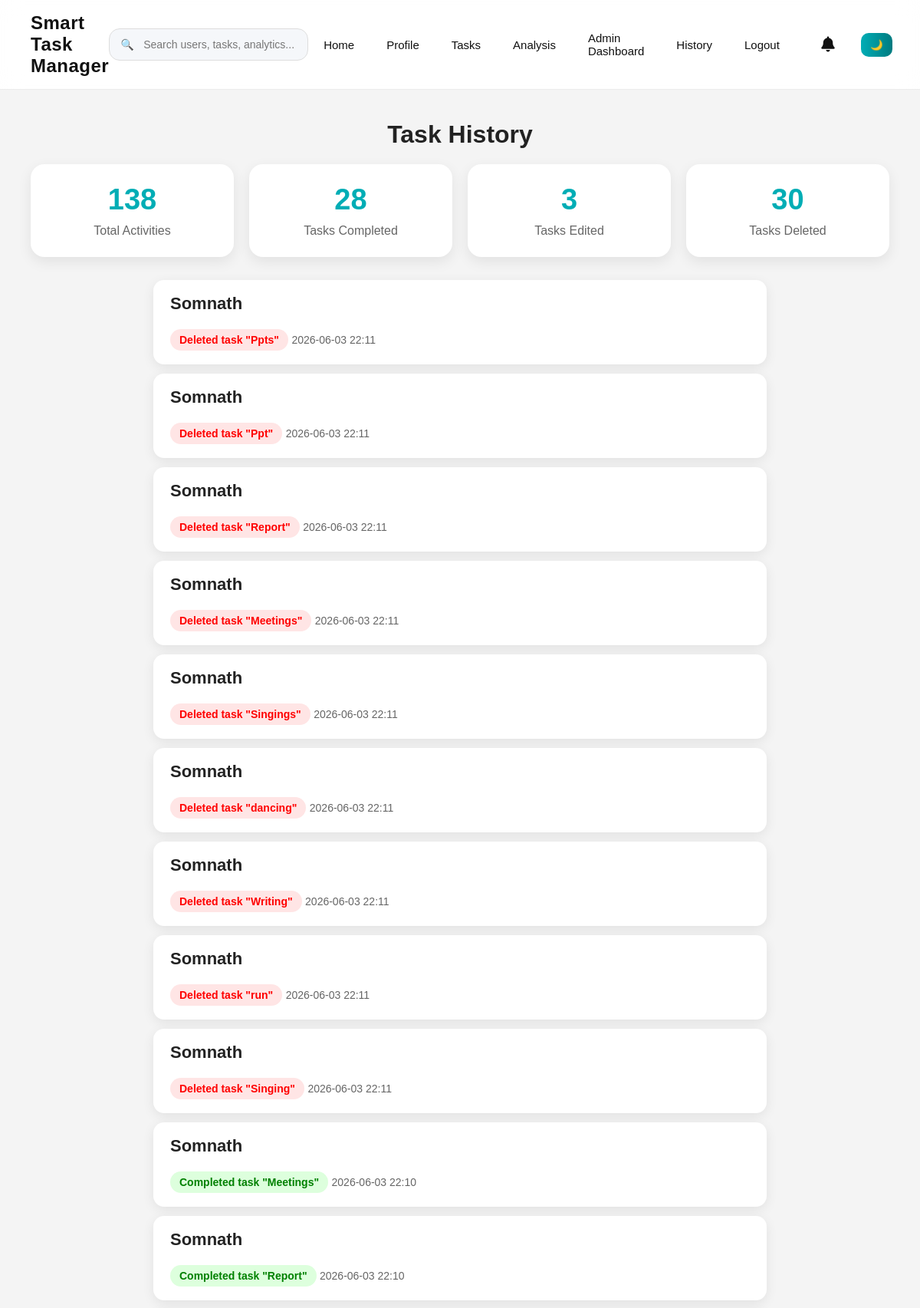
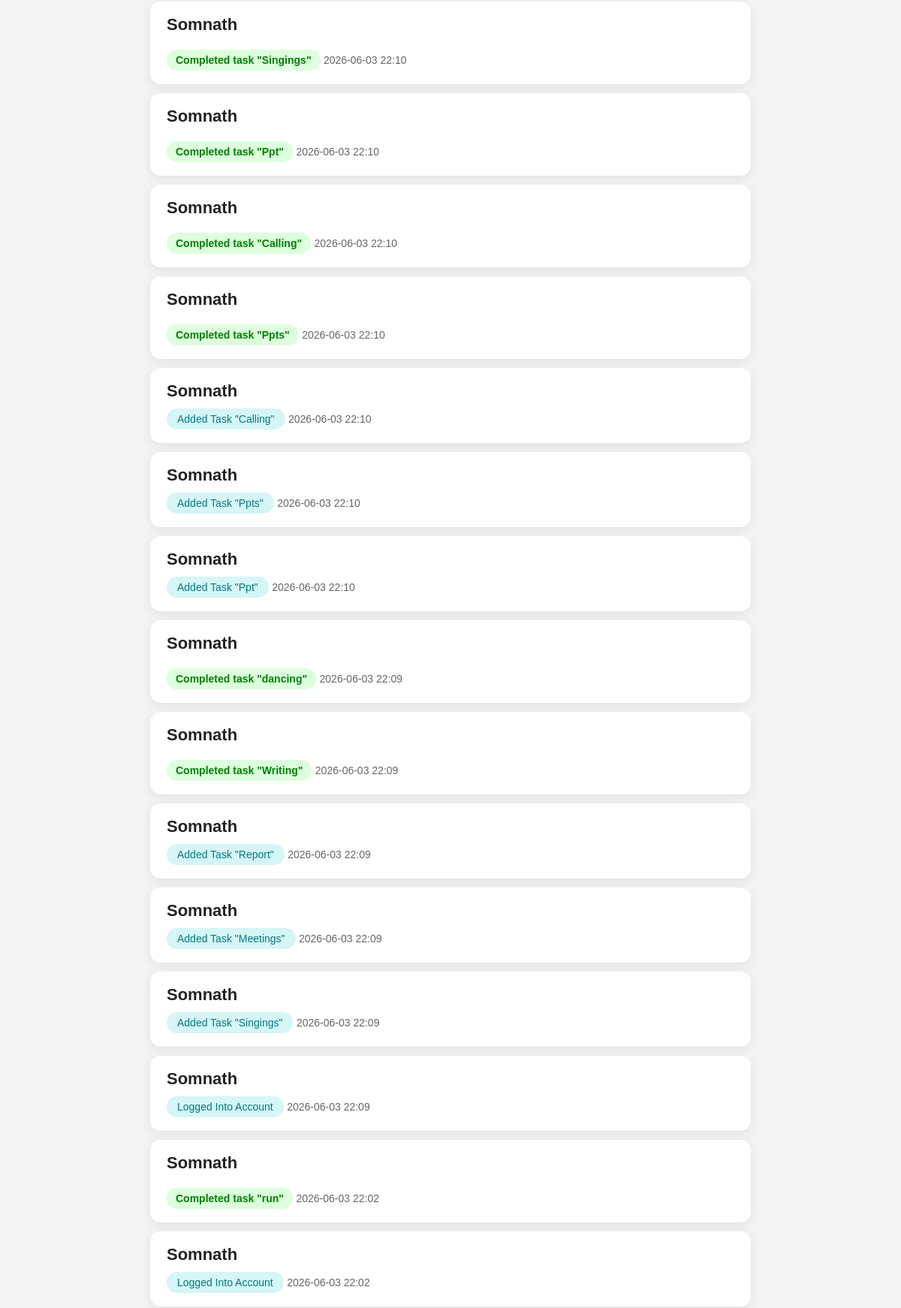
Screenshot of /history (signed in, upper part) with the database file from the repository (2 pictures, top to bottom).
### tables this page shows
CREATE TABLE history (
    id INTEGER PRIMARY KEY AUTOINCREMENT,
    username TEXT,
    action TEXT,
    created_at TEXT
);

### app.py (the view, shortened to what this page needs)
@app.route('/history')
def history():
    if 'user' not in session:
        return redirect('/login')
    conn = sqlite3.connect("data.db")
    c = conn.cursor()
    if session.get('role') == 'admin':
        c.execute("""
            SELECT username, action, created_at
            FROM history
            ORDER BY id DESC
        """)
    history_data = c.fetchall()
    total_logs = len(history_data)
    completed_count = len([
        x for x in history_data
        if "Completed" in x[1]
        ])
    deleted_count = len([
        x for x in history_data
        if "Deleted" in x[1]
        ])
    conn.close()
    edited_count = len([
        x for x in history_data
        if "Edited task" in x[1]
        ])
    return render_template(
    "history.html",
    history_data=history_data,
    total_logs=total_logs,
    completed_count=completed_count,
    deleted_count=deleted_count,
    edited_count=edited_count
)

### app.py (called while the page is built)
@app.context_processor
def notification_count():
    if 'user' not in session:
        return dict(unread_count=0)
    conn = sqlite3.connect("data.db")
    c = conn.cursor()
    c.execute("""
        SELECT COUNT(*)
        FROM notifications
        WHERE username=?
        AND is_read=0
    """, (session['user'],))
    count = c.fetchone()[0]
    conn.close()
    return dict(unread_count=count)

### templates/history.html
{% extends "base.html" %}
{% block content %}
<div class="tasks-page">
    <h1>Task History</h1>
    <div class="history-stats">
        <div class="history-stat-card">
            <h2>{{ total_logs }}</h2>
            <p>Total Activities</p>
        </div>
        <div class="history-stat-card">
            <h2>{{ completed_count }}</h2>
            <p>Tasks Completed</p>
        </div>
        <div class="history-stat-card">
            <h2>{{ edited_count }}</h2>
            <p>Tasks Edited</p>
        </div>
        <div class="history-stat-card">
            <h2>{{ deleted_count }}</h2>
            <p>Tasks Deleted</p>
        </div>
    </div>
    <div class="history-container">
        {% for item in history_data %}
        <div class="history-item">
            <div class="task-left">
                <h3>{{ item[0] }}</h3>
                <p class="
    {% if 'Completed' in item[1] %}completed-badge
    {% elif 'Deleted' in item[1] %}overdue-badge
    {% elif 'Edited' in item[1] %}pending-badge
    {% else %}role-badge
    {% endif %}
">
                    {{ item[1] }}
                </p>
                <small>{{ item[2] }}</small>
            </div>
        </div>
        {% endfor %}
    </div>
</div>
{% endblock %}

### static/style.css (style rules this page uses)
body, nav, .login-box, .task-item, .card, .stat-card, .extra-card, table, input, button { transition: background-color 0.3s ease, color 0.3s ease, border-color 0.3s ease; }
* { margin: 0; padding: 0; box-sizing: border-box; }
body { font-family: Arial, sans-serif; background-color: #f4f4f4; }
.tasks-page { padding: 40px; text-align: center; }
.tasks-page h1 { margin-bottom: 20px; color: #222; }
.role-badge { display: inline-block; background: #d6f5f6; color: #007b80; padding: 6px 14px; border-radius: 20px; font-size: 14px; text-transform: capitalize; }
.task-left { text-align: left; }
.task-left h3 { margin-bottom: 10px; color: #222; font-size: 22px; font-weight: 600; }
.task-left small { color: #666; font-size: 14px; }
.completed-badge { display: inline-block; margin-top: 10px; background: #ddffdd; color: green; padding: 6px 12px; border-radius: 20px; font-size: 14px; font-weight: bold; }
.overdue-badge { display: inline-block; margin-top: 10px; background: #ffe5e5; color: red; padding: 6px 12px; border-radius: 20px; font-size: 14px; font-weight: bold; }
html { scroll-behavior: smooth; }
.history-container { max-width: 800px; margin: auto; }
.history-stats { display: flex; gap: 20px; margin-bottom: 30px; flex-wrap: wrap; }
.history-stat-card { flex: 1; min-width: 200px; background: white; padding: 25px; border-radius: 18px; text-align: center; box-shadow: 0 6px 18px rgba(0,0,0,0.08); transition: all 0.3s ease; }
.history-stat-card h2 { color: #00adb5; font-size: 38px; margin-bottom: 10px; }
.history-stat-card p { color: #666; }
.history-item { background: white; padding: 18px 22px; border-radius: 14px; margin: 12px 0; box-shadow: 0 4px 15px rgba(0,0,0,0.08); display: flex; flex-direction: column; gap: 6px; transition: all 0.3s ease; }

### rows the page displays
history: username "Somnath", action "Deleted task \"Ppts\"", created_at "2026-06-03 22:11"
history: username "Somnath", action "Deleted task \"Ppt\"", created_at "2026-06-03 22:11"
history: username "Somnath", action "Deleted task \"Report\"", created_at "2026-06-03 22:11"
history: username "Somnath", action "Deleted task \"Meetings\"", created_at "2026-06-03 22:11"
history: username "Somnath", action "Deleted task \"Singings\"", created_at "2026-06-03 22:11"
history: username "Somnath", action "Deleted task \"dancing\"", created_at "2026-06-03 22:11"
history: username "Somnath", action "Deleted task \"Writing\"", created_at "2026-06-03 22:11"
history: username "Somnath", action "Deleted task \"run\"", created_at "2026-06-03 22:11"
history: username "Somnath", action "Deleted task \"Singing\"", created_at "2026-06-03 22:11"
history: username "Somnath", action "Completed task \"Meetings\"", created_at "2026-06-03 22:10"
history: username "Somnath", action "Completed task \"Report\"", created_at "2026-06-03 22:10"
history: username "Somnath", action "Completed task \"Singings\"", created_at "2026-06-03 22:10"
history: username "Somnath", action "Completed task \"Ppt\"", created_at "2026-06-03 22:10"
history: username "Somnath", action "Completed task \"Calling\"", created_at "2026-06-03 22:10"
history: username "Somnath", action "Completed task \"Ppts\"", created_at "2026-06-03 22:10"
history: username "Somnath", action "Added Task \"Calling\"", created_at "2026-06-03 22:10"
history: username "Somnath", action "Added Task \"Ppts\"", created_at "2026-06-03 22:10"
history: username "Somnath", action "Added Task \"Ppt\"", created_at "2026-06-03 22:10"
history: username "Somnath", action "Completed task \"dancing\"", created_at "2026-06-03 22:09"
history: username "Somnath", action "Completed task \"Writing\"", created_at "2026-06-03 22:09"
history: username "Somnath", action "Added Task \"Report\"", created_at "2026-06-03 22:09"
history: username "Somnath", action "Added Task \"Meetings\"", created_at "2026-06-03 22:09"
history: username "Somnath", action "Added Task \"Singings\"", created_at "2026-06-03 22:09"
history: username "Somnath", action "Logged Into Account", created_at "2026-06-03 22:09"
history: username "Somnath", action "Completed task \"run\"", created_at "2026-06-03 22:02"
history: username "Somnath", action "Logged Into Account", created_at "2026-06-03 22:02"

### other values shown
{{ total_logs }} "138"
{{ completed_count }} "28"
{{ edited_count }} "3"
{{ deleted_count }} "30"
